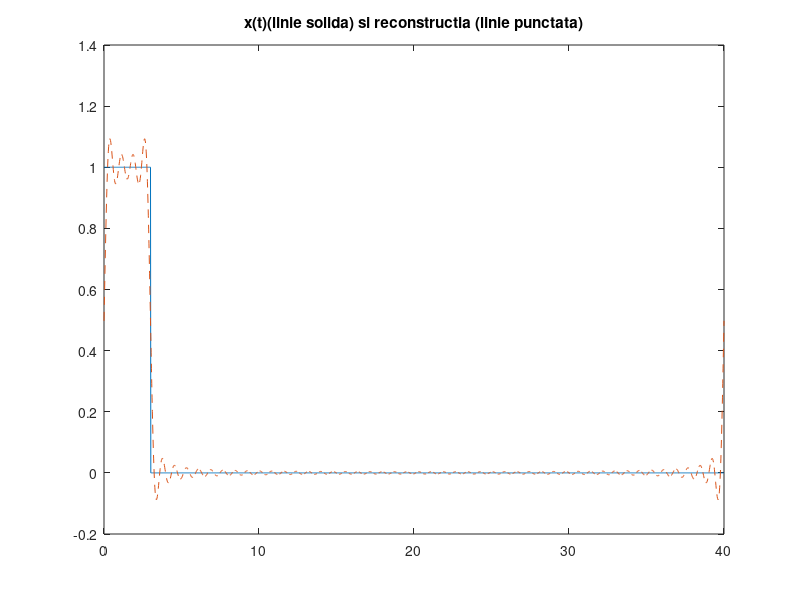
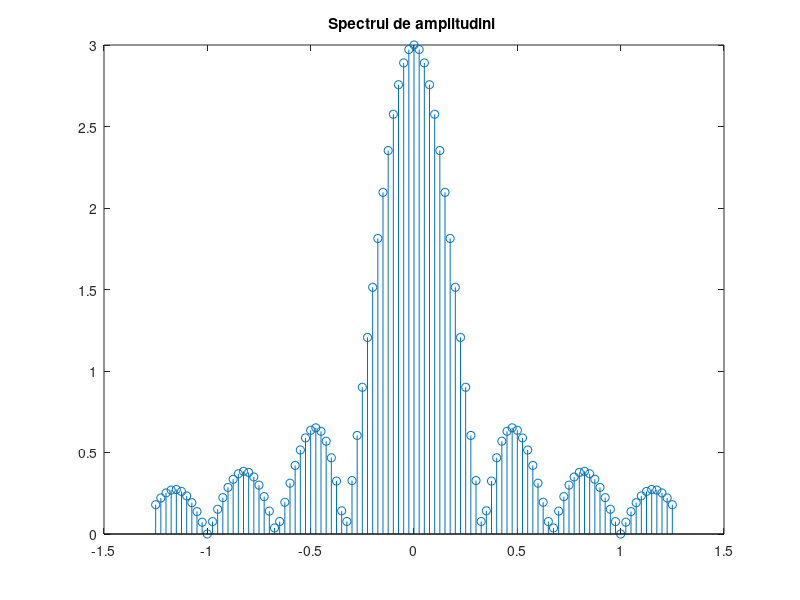

These charts were generated, in order, by the following MATLAB code:
P=40; % perioada 
N=50; % numarul de coeficienti                                             
w0=2*pi/P; % pulsatie
D=3; % durata de crestere           
t_initial=0:0.02:D; % esantionarea semnalului initial

% semnalul dreptunghiular initial
x_initial= square(2*pi*t_initial*w0); 
t=0:0.02:P; % esantionarea semnalului reconstruit
x = zeros(1,length(t)); % initializarea lui x cu zerouri
x(t<=D)=x_initial; % inlocuim valorile nule cu cele din semnalul initial, cu conditia t<=D

figure(1);
plot(t,x);% afisarea semnalului x(t)
title('x(t)(linie solida) si reconstructia (linie punctata)');
hold on;

% k = variabilia dupa care se face suma
for k = -N:N
    x_t = x_initial; %x_t  semnalul realizat cu formula SF
    x_t = x_t .* exp(-j*k*w0*t_initial); % vectorul ce trebuie integrat
    X(k+N+1)=0;% initializarea 

    for i = 1: length(t_initial)-1
        X(k+N+1) = X(k+N+1) + (t_initial(i+1)-t_initial(i))* (x_t(i)+x_t(i+1))/2; % integrare folosind metoda dreptunghiurilor
    end
end

for i = 1: length(t)
    x_reconstruit(i) = 0;%  elementelor vectorului reconstruit
    for k=-N:N
        x_reconstruit(i) = x_reconstruit(i) + (1/P)*X(k+N+1)*exp(j*k*w0*t(i));% calcularea sumei
    end
end

plot(t,x_reconstruit,'--');% afisarea semnalului reconstruit 
figure(2);

w=-50*w0:w0:50*w0;% generarea vectorului de pulsatii corespunzatoare coeficientilor Xk
stem(w/(2*pi),abs(X));% afisarea spectrului de amplitudini
title('Spectrul de amplitudini ')

%Deoarece exista un numar finit de coeficienti, in cazul nostru 50, exista o
%marja de eroare, insa semnalul reconstruit se apropie de forma semnalului
%initial. Cu cat folosim mai multi coeficienti, cu atat semnalul
%reconstruit se apropie de cel initial.
